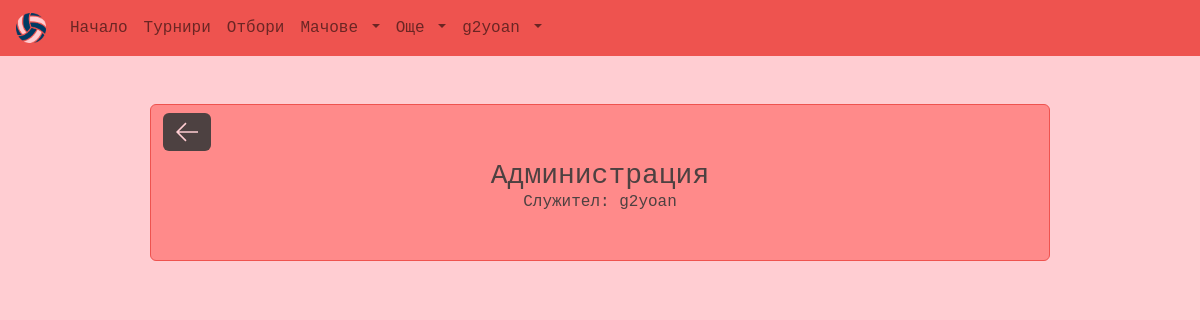
/myadmin/players/ (signed in), run on an earlier commit of the app's database.
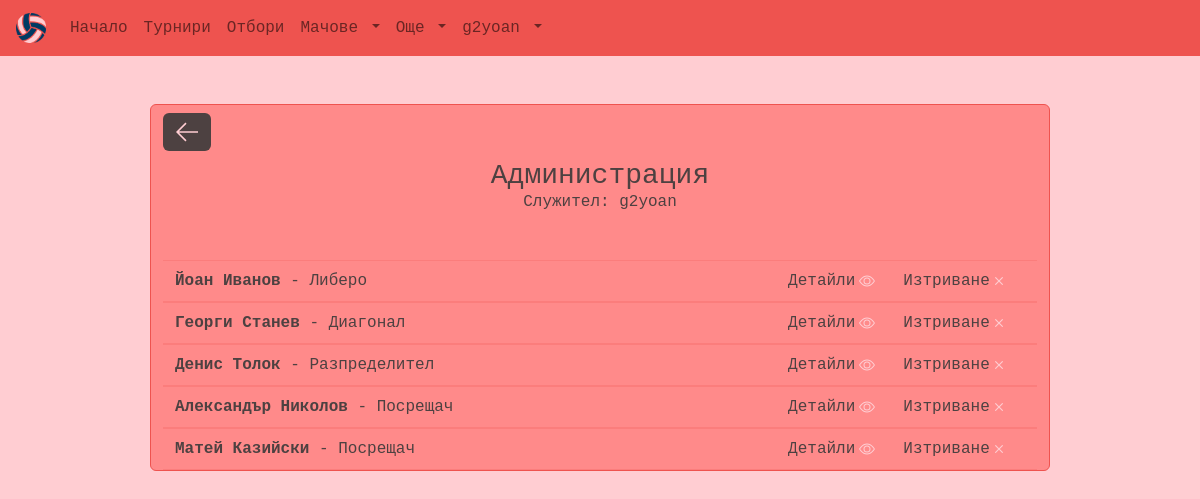
And on a later commit of the database.
### main/models.py (models this page shows)
class Player(models.Model):
    POSITIONS = (
        ('L', 'Либеро'),
        ('S', 'Разпределител'),
        ('OH', 'Посрещач'),
        ('OP',  'Диагонал'),
        ('MB', 'Център'),
    )
    id = models.UUIDField(primary_key=True, default=uuid.uuid4, editable=False)
    first_name = models.CharField(max_length=64, null=False, blank=False)
    last_name = models.CharField(max_length=64, null=False, blank=False)
    birth_date = models.DateField(null=True, blank=True)
    nationality = models.CharField(max_length=64, null=False, blank=False)
    height = models.DecimalField(decimal_places=2, max_digits=3, validators=[MinValueValidator(1), MaxValueValidator(3)], null=False, blank = False)
    team = models.ForeignKey(Team, on_delete=models.SET_NULL, null=True, blank=True)
    position = models.CharField(max_length=3, choices=POSITIONS, null=True, blank=True)
    photo = models.ImageField(upload_to="players_pics", null=True, blank=True)
    description = models.TextField(null=True, blank=True)
    class Meta:
        ordering=['team', 'last_name']
    def __str__(self):
        return f"{self.first_name} {self.last_name}"

### main/views/views_admin.py (the view)
# urls.py: path('myadmin/players/', views.admin_players, name='admin_players'),
@staff_member_required(login_url='access')
def admin_players(request):
    players = Player.objects.all()
    context = {"players": players}
    return render(request, "main/admin_templates/admin_players.html", context)

### main/models.py (called while the page is built)
    def __str__(self):
        return self.username

### main/templates/main/admin_templates/admin_players.html (shortened to what this page needs)
{% extends 'base.html' %}
{% block content %}
<main class="container-fluid text-font w-75 mt-5 h-100">
    <section class="row border-main rounded bg-sec my-5 align-items-center justify-content-center d-flex">
        <div class="m-2">
            <a class="btn-font btn rounded" href="{% url 'myadmin' %}">
                <svg version="1.1" xmlns="http://www.w3.org/2000/svg" width="22" height="22" viewBox="0 0 32 32">
                    <title>Назад</title>
                    <path
                        d="M13.723 2.286l-13.723 13.714 13.719 13.714 1.616-1.611-10.96-10.96h27.625v-2.286h-27.625l10.965-10.965-1.616-1.607z">
                    </path>
                </svg>
            </a>
        </div>
        <h3 class="text-center mb-0">Администрация</h3>
        <h5 class="h6 text-center mb-5">Служител: {{request.user}}</h5>
        {% for player in players %}
        <article class="row d-flex align-items-center text-center">
            <hr class="mt-0 mb-2" style="color: var(--main-color)">
            <div class="col-lg-8 d-flex align-items-center justify-content-start text-center">
                <span><strong>{{player}}</strong> - {{player.get_position_display}}</span>
            </div>
            <div class="col-lg-2 d-flex align-items-center justify-content-lg-end">
                <a class="text-decoration-none text-font link-bg"
                    href="{% url 'edit-player' player.id %}">
                    <span>Детайли</span>
                </a>
            </div>
            <div class="col-lg-2 d-flex align-items-center justify-content-start">
                <a class="text-decoration-none text-font link-bg"
                    href="{% url 'delete-player' player.id %}">
                    <span>Изтриване</span>
                </a>
            </div>
            <hr class="mt-2 mb-0" style="color: var(--main-color)">
        </article>
        {% endfor %}
        {% endblock %}

What changed in the data, as far as the page shows it:
added Player: first_name+last_name "Йоан Иванов", position "Либеро"
added Player: first_name+last_name "Георги Станев", position "Диагонал"
added Player: first_name+last_name "Денис Толок", position "Разпределител"
added Player: first_name+last_name "Александър Николов", position "Посрещач"
added Player: first_name+last_name "Матей Казийски", position "Посрещач"
